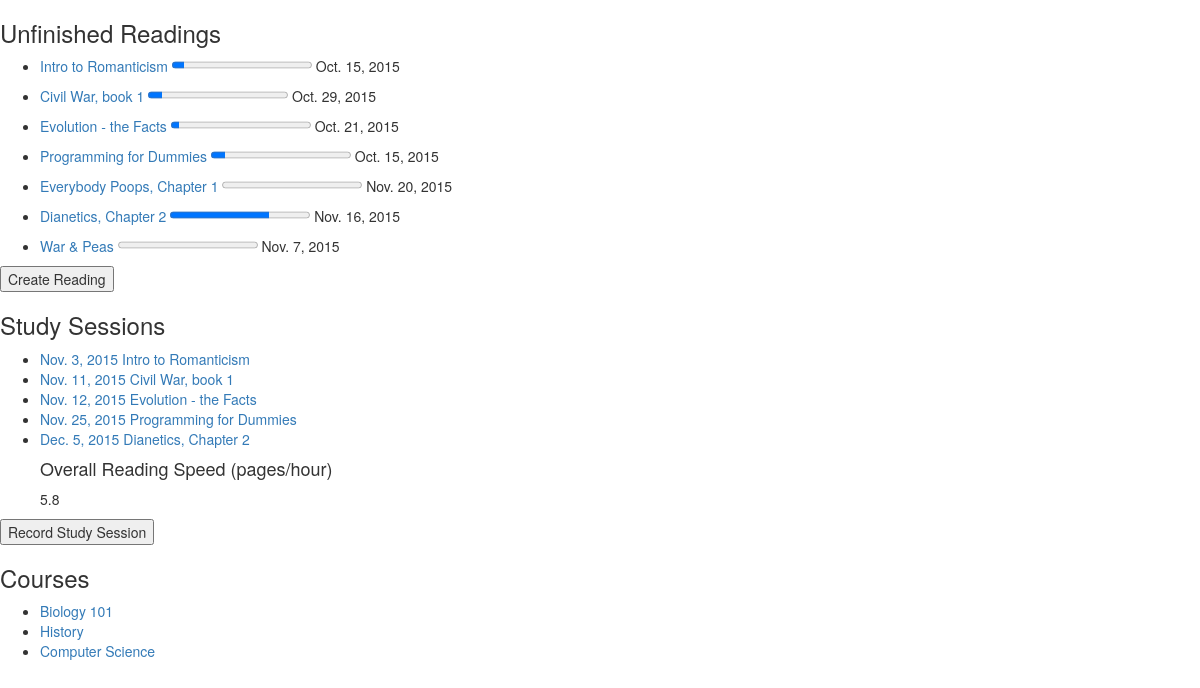
The app's page /, older data.
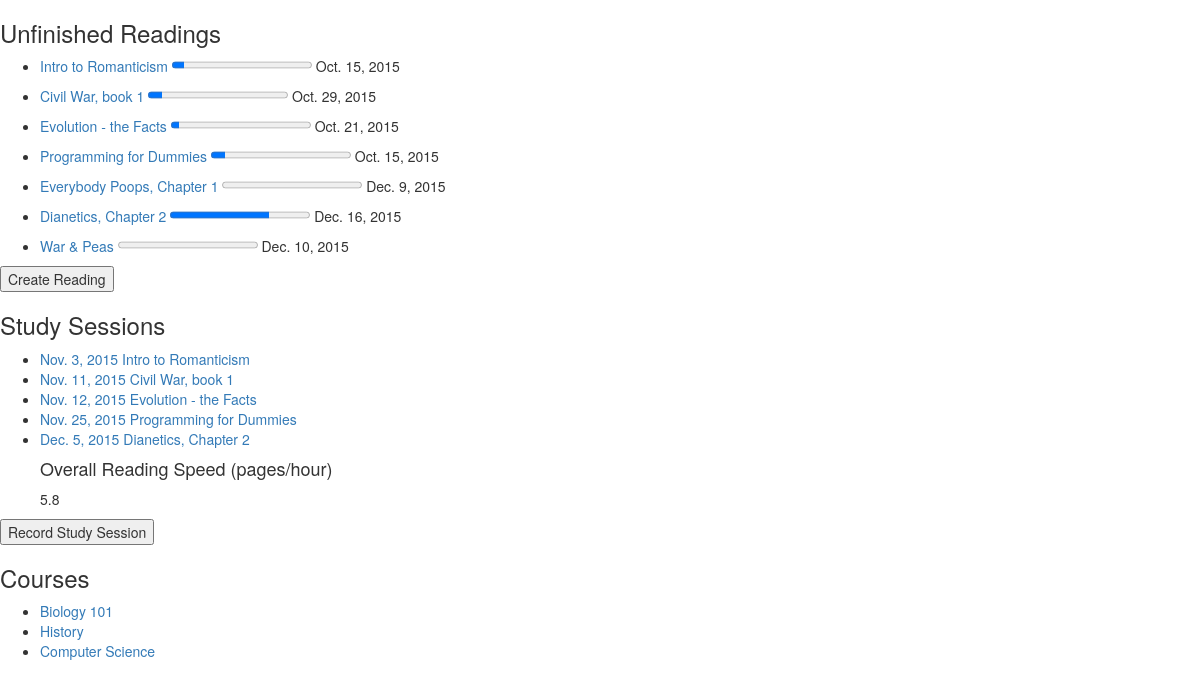
The same page, newer data.
### inventory/models.py (models this page shows)
class Item(models.Model):
	title = models.CharField(max_length=200)
	startPage = models.IntegerField()
	endPage = models.IntegerField()
	course = models.CharField(max_length=200)
	dueDate = models.DateField()
	def __unicode__(self):
		return u'{0}'.format(self.title)

### inventory/views.py (the view)
# urls.py: url(r'^$', views.index, name='index'),
def index(request):
	items = Item.objects.all()
	studySessions = StudySessions.objects.all()
	course = Course.objects.all()
	totalMinSpent = 0
	totalPgRead = 0
	for oneSession in studySessions:
		totalPgRead = totalPgRead+oneSession.endPage-oneSession.startPage
		totalMinSpent = totalMinSpent+oneSession.timeSpent
	readingSpeed = round(float(totalPgRead)/float(totalMinSpent)*60, 2)
	for oneReading in items:
		percentRead = 0
		pagesRead = 0
		justMatchedSessions = StudySessions.objects.filter(reading = oneReading.id)
		for oneSession in justMatchedSessions:
			pagesRead = pagesRead + oneSession.endPage-oneSession.startPage
		oneReading.percentRead = round(float(pagesRead) / float(oneReading.endPage - oneReading.startPage), 2)* 100
	return render(request, 'inventory/index.html', {
		'items': items,
		'studySessions': studySessions,
		'course': course,
		'readingSpeed': readingSpeed,
	})

### firstdjango/templates/inventory/index.html
{% extends "base.html" %}
{% load mathfilters %}
{% block content %}
	<h3>Unfinished Readings</h3>
	<ul>
		{% for item in items %}
			<li>
				<a href="{% url 'item_detail' item.id %}">
				{{ item.title|capfirst }}
				</a>
			<progress value={{item.percentRead}} max="100"></progress> {{item.dueDate}}</p>
			</li>
		{% endfor %}
	</ul>
        <form id="reading_form" method="get" action="/add_reading/">
		<input type="submit" name="submit" value="Create Reading" />
          </form>
	<h3>Study Sessions</h3>
	<ul>
		{% for studySession in studySessions %}
			<li>
				<a href="{% url 'studySession_detail' studySession.id %}">
					{{ studySession.date }}
					{{studySession.reading}}
				</a>
			</li>
		{% endfor %}
	<h4> Overall Reading Speed (pages/hour) </h4>
		{{ readingSpeed }}
	</ul>
	  <form id="session_form" method="get" action="/add_session/">
	<input type="submit" name="submit" value="Record Study Session" />
          </form>
	<h3>Courses</h3>
	<ul>
		{% for oneCourse in course %}
			<li>
				<a href="{% url 'course_detail' oneCourse.id %}">
					{{ oneCourse.title|capfirst }}
				</a>
			</li>
		{% endfor %}
	</ul>
{% endblock %}

Row changes from the older to the newer data that the page shows:
changed Item "Everybody Poops, Chapter 1": dueDate "Nov. 20, 2015" → "Dec. 9, 2015"
changed Item "Dianetics, Chapter 2": dueDate "Nov. 16, 2015" → "Dec. 16, 2015"
changed Item "War & Peas": dueDate "Nov. 7, 2015" → "Dec. 10, 2015"
